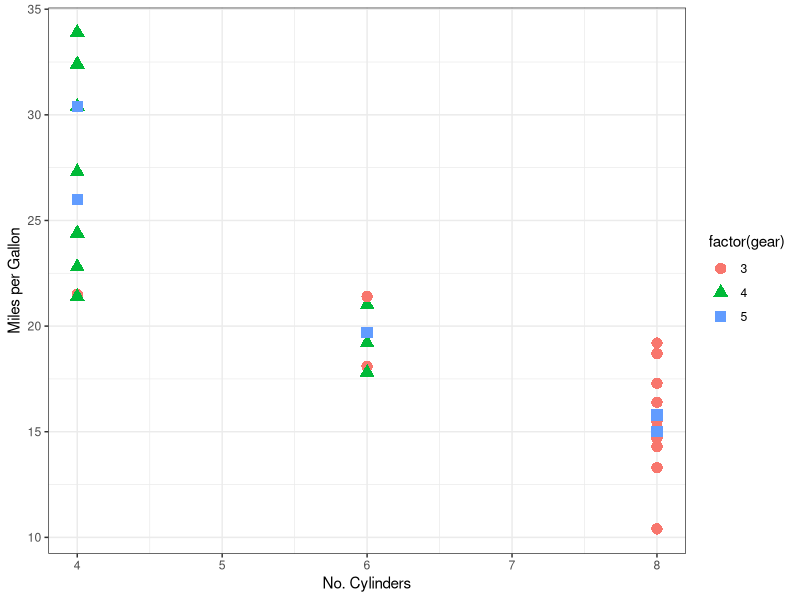

The R source for this figure:
## ---- chunk 1

library(ggplot2)
data(mtcars)
h <- ggplot(data=mtcars, aes(x=cyl, y=mpg))
h <- h + geom_point(aes(colour=factor(gear), shape=factor(gear)), size=3.5)
h <- h + theme_bw()
h <- h + xlab(label="No. Cylinders") + ylab(label="Miles per Gallon")
plot(h)
